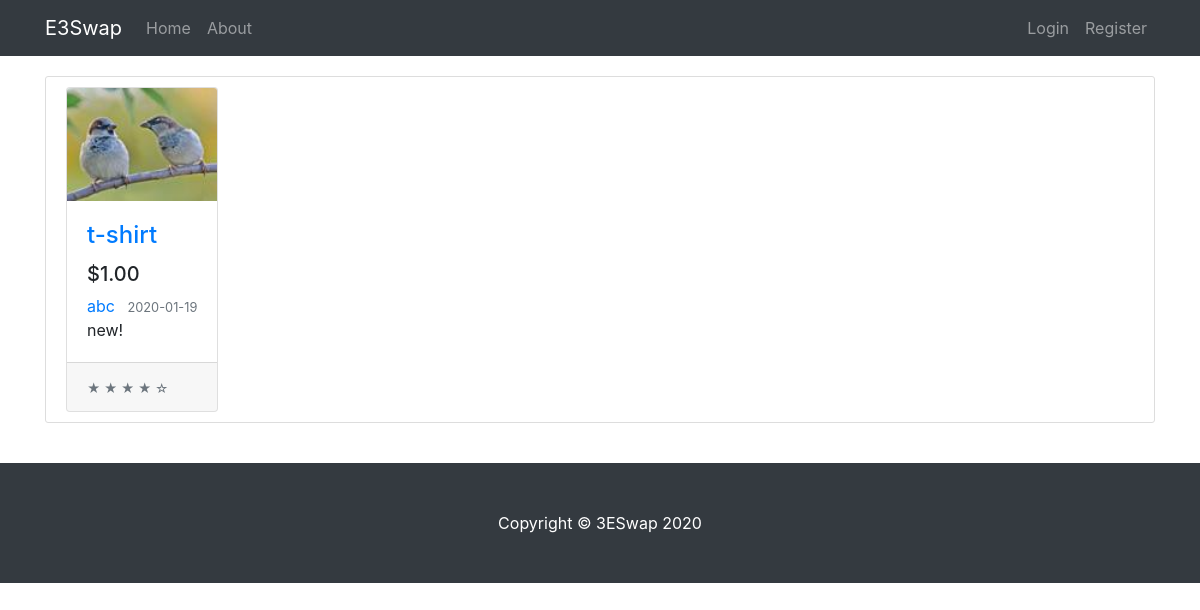
Screenshot of /post/3 with the database file from the repository.
### server/models.py (models this page shows, shortened)
class User(db.Model, UserMixin):
    id = db.Column(db.Integer, primary_key=True)
    username = db.Column(db.String(20), unique=True, nullable=False)
    email = db.Column(db.String(120), unique=True, nullable=False)
    image_file = db.Column(db.String(20), nullable=False, default='default.jpg')
    password = db.Column(db.String(60), nullable=False)
    posts = db.relationship('Post', backref='author', lazy=True)

class Post(db.Model):
    id = db.Column(db.Integer, primary_key=True)
    title = db.Column(db.String(100), nullable=False)
    date_posted = db.Column(db.DateTime, nullable=False, default=datetime.utcnow)
    content = db.Column(db.Text, nullable=False)
    user_id = db.Column(db.Integer, db.ForeignKey('user.id'), nullable=False)

### server/routes.py (the view)
@app.route("/post/<int:post_id>")
def post(post_id):
    post = Post.query.get_or_404(post_id)
    return render_template('post.html', title=post.title, post=post)

### client/post.html (shortened to what this page needs)
{% extends "layout.html" %}
{% block content %}
<article class="media content-section">
  <div class="card h-100">
    <a href="{{ url_for('post', post_id=post.id) }}"><img class="card-img-top"
        src="{{ url_for('static', filename='img/profile_pics/' + post.author.image_file) }}" alt=""></a>
    <div class="card-body media-body">
      <div class="article-metadata">
        <h4 class="card-title">
          <a href="{{ url_for('post', post_id=post.id) }}">{{ post.title }}</a>
        </h4>
        <h5>$1.00</h5>
        <a class="mr-2" href="{{ url_for('user_posts', username=post.author.username) }}">{{ post.author.username }}</a>
        <small class="text-muted">{{ post.date_posted.strftime('%Y-%m-%d') }}</small>
      </div>
      <p class="card-text">{{ post.content }}</p>
    </div>
    <div class="card-footer">
      <small class="text-muted">&#9733; &#9733; &#9733; &#9733; &#9734;</small>
    </div>
</article>
</div>
{% endblock %}

### client/css/main.css (style rules this page uses)
body { padding-top: 56px; }
.content-section { background: #ffffff; padding: 10px 20px; border: 1px solid #dddddd; border-radius: 3px; margin-bottom: 20px; }

### rows the page displays
User: image_file (picture), author.username "abc"
Post: title "t-shirt", date_posted "2020-01-19", content "new!"
